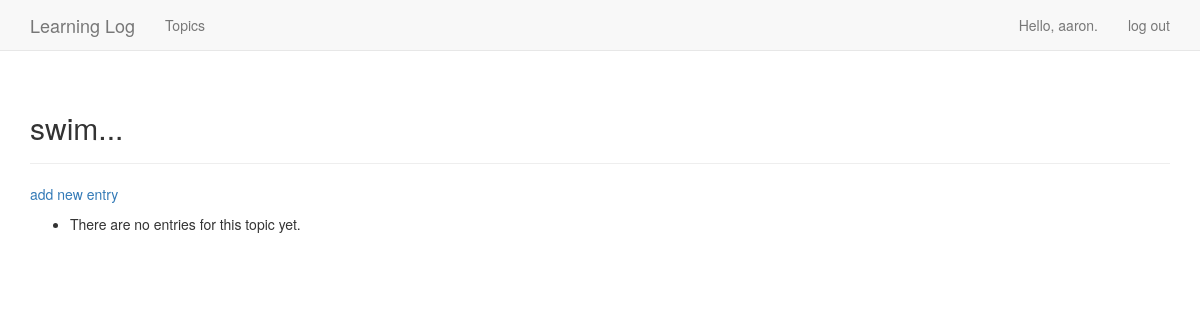
Page /topics/3/ (signed in) on the earlier database version.
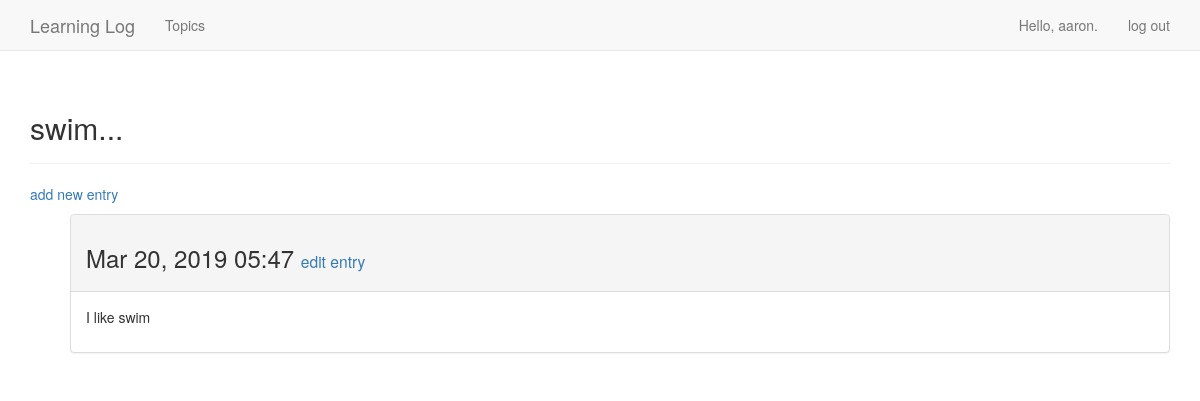
Same page on the later database version.
### learning_logs/models.py (models this page shows, shortened)
class Topic(models.Model):
    text = models.TextField()
    data_added = models.DateTimeField(auto_now_add=True)
    owner = models.ForeignKey(User, on_delete=models.CASCADE)
    def __str__(self):
        return self.text[:50] + "..."

class Entry(models.Model):
    topic = models.ForeignKey(Topic, on_delete=models.CASCADE)
    text = models.TextField()
    date_added = models.DateTimeField(auto_now_add=True)
    class Meta:
        verbose_name_plural = 'entries'

### learning_logs/views.py (the view)
# urls.py: url(r'^topics/(?P<topic_id>\d+)/$', views.topic, name='topic'),
@login_required
def topic(request, topic_id):
    topic = Topic.objects.get(id=topic_id)
    if topic.owner != request.user:
        raise Http404
    entries = topic.entry_set.order_by('-date_added')
    context = {'topic': topic, 'entries': entries}
    return render(request, 'learning_logs/topic.html', context)

### learning_logs/templates/learning_logs/topic.html
{% extends 'learning_logs/base.html' %}
{% block header %}
  <h2>{{ topic }}</h2>
{% endblock header %}
{% block content %}
  <p>
    <a href="{% url 'learning_logs:new_entry' topic.id %}">add new entry</a>
  </p>
  <ul>
  {% for entry in entries %}
    <div class="panel panel-default">
      <div class="panel-heading">
        <h3>
          {{ entry.date_added|date:'M d, Y H:i' }}
          <small>
            <a href="{% url 'learning_logs:edit_entry' entry.id %}">edit entry</a>
          </small>
        </h3>
      </div>
      <div class="panel-body">
        {{ entry.text|linebreaks }}
      </div>
    </div>
  {% empty %}
    <li>
      There are no entries for this topic yet.
    </li>
  {% endfor %}
  </ul>
{% endblock content %}

### learning_logs/templates/learning_logs/base.html (shortened to what this page needs)
{% load bootstrap3 %}
<!DOCTYPE html>
<html lang="en">
  <head>
    {% bootstrap_css %}
  </head>
  <body>
    <nav class="navbar navbar-default navbar-static-top">
      <div class="container">
        <div class="navbar-header">
          <a class="navbar-brand" href="{% url 'learning_logs:index' %}">Learning Log</a>
        </div>
        <div id="navbar" class="navbar-collapse collapse">
          <ul class="nav navbar-nav">
            <li><a href="{% url 'learning_logs:topics' %}">Topics</a></li>
          </ul>
          <ul class="nav navbar-nav navbar-right">
            {% if user.is_authenticated %}
              <li><a>Hello, {{ user.username }}.</a></li>
              <li><a href="{% url 'users:logout' %}">log out</a></li>
            {% else %}
              <li><a href="{% url 'users:register' %}">register</a></li>
              <li><a href="{% url 'users:login' %}">log in</a></li>
            {% endif %}
          </ul>
        </div>
      </div>
    </nav>
    <div class="container">
      <div class="page-header">
        {% block header %}{% endblock header %}
      </div>
      <div>
        {% block content %}{% endblock content %}
      </div>
    </div>
  </body>
</html>

Differences in the rows shown:
added Entry: date_added "Mar 20, 2019 05:47", text "I like swim"
Other differences:
text no longer shown: "There are no entries for this topic yet."
